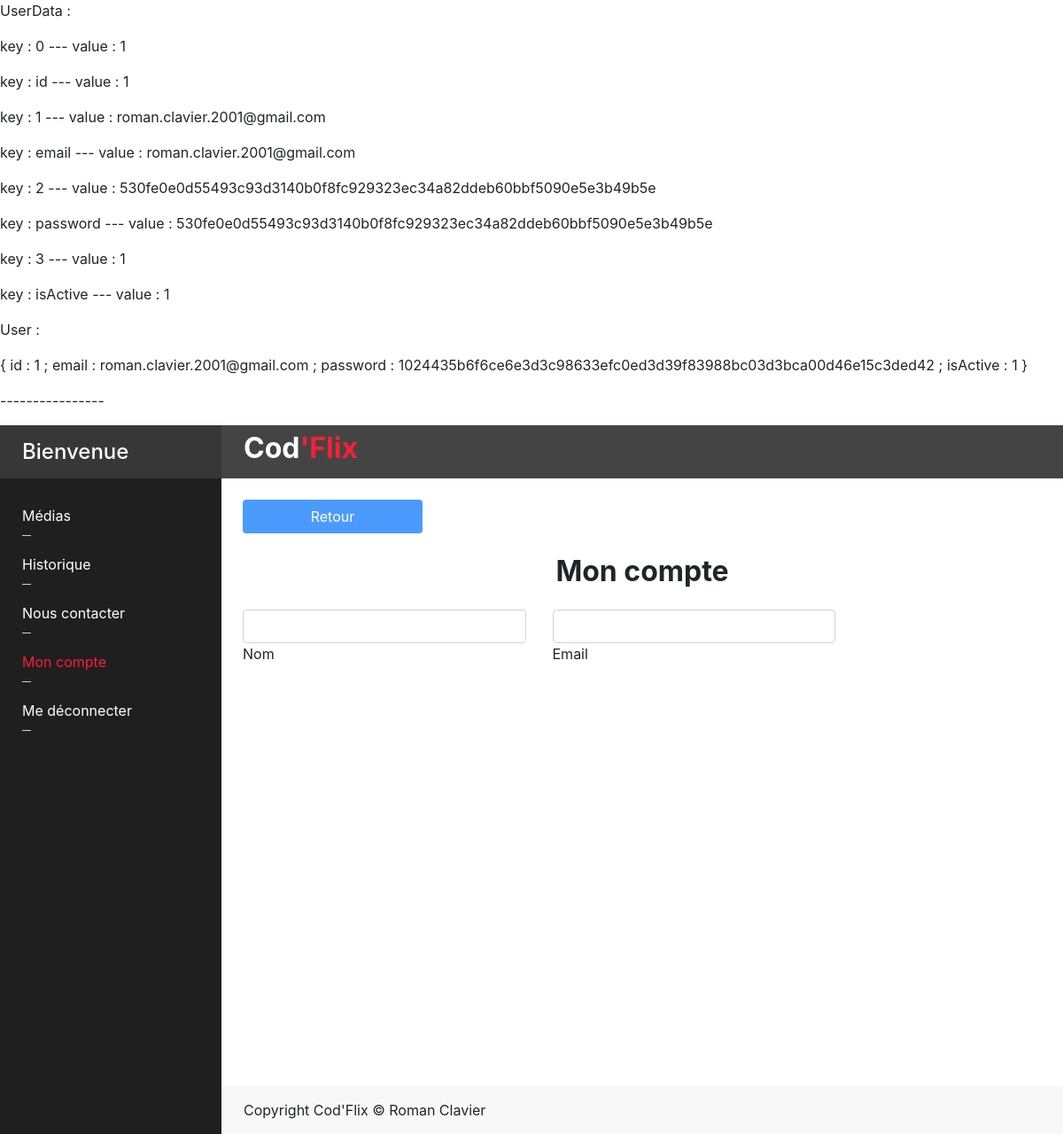
Page /index.php?action=myaccount (signed in) on the committed database.
### tables this page shows
CREATE TABLE `user` (
  `id` int(11) NOT NULL,
  `email` varchar(254) NOT NULL,
  `password` varchar(80) NOT NULL,
  `isActive` tinyint(1) NOT NULL DEFAULT 0
);

### model/user.php (called while the page is built, shortened)
<?php
class User
{
    protected $id;
    protected string $email;
    protected string $password;
    protected ?bool $isActive;
    public function __construct($user = null)
    {
        $this->isActive = false;
    }
    public function setId($id): void
    {
        $this->id = $id;
    }
    public function setEmail($email): void
    {
        $this->email = $email;
    }
    public function setPassword($password, $password_confirm): void
    {
        $this->password = hash('sha256', $password);
    }
    public function setIsActive($isActive) {
        $this->isActive = $isActive;
    }
    public static function getUserById($id)
    {
        $db = init_db();
        $sql = "SELECT * FROM user WHERE id = '" . $id . "'";
        $req = $db->prepare($sql);
        $req->execute();
        return $req->fetch();
    }
    public function __toString()
    {
        return "{ id : " . $this->id  . " ; email : " . $this->email . " ; password : " . $this->password .
            " ; isActive : " . $this->isActive . " }";
    }
}

### controller/accountController.php (the view)
<?php
require_once('model/user.php');
function accountPage() : void
{
    $user = new stdClass();
    $user->id = isset($_SESSION['user_id']) ? $_SESSION['user_id'] : false;
    if (!$user->id):
        require('view/homeView.php');
    else:
        $userData = user::getUserById($_SESSION['user_id']);
        $user = new User();
        $user->setId($userData["id"]);
        $user->setEmail($userData["email"]);
        $user->setPassword($userData["password"], $userData["password"]);
        $user->setIsActive($userData["isActive"]);
        echo "<p>UserData : </p>";
        foreach ($userData as $key => $value) {
            echo "<p> key : $key --- value : $value </p>";
        }
        echo "<p>User : </p>";
        echo "<p>$user</p>";
        echo "<p>----------------</p>";
        require('view/accountView.php');
    endif;
}

### public/css/partials/variables.css (style rules this page uses)
:root { --color-red: #f72035; --color-blue: #4b9bff; --color-gray: #b3b3b3; }

### rows in the picture
user: id "1", email "roman.clavier.2001@gmail.com", password "530fe0e0d55493c93d3140b0f8fc929323ec34a82ddeb60bbf5090e5e3b49b5e", isActive "1", user "{ id : 1 ; email : roman.clavier.2001@gmail.com ; password : 1024435b6f6ce6e3d3c98633efc0ed3d39f83988bc03d3bca00d46e15c3ded42 ; isActive : 1 }"

### other values in the picture
$key "0"
$key "id"
$key "1"
$key "email"
$key "2"
$key "password"
$key "3"
$key "isActive"
